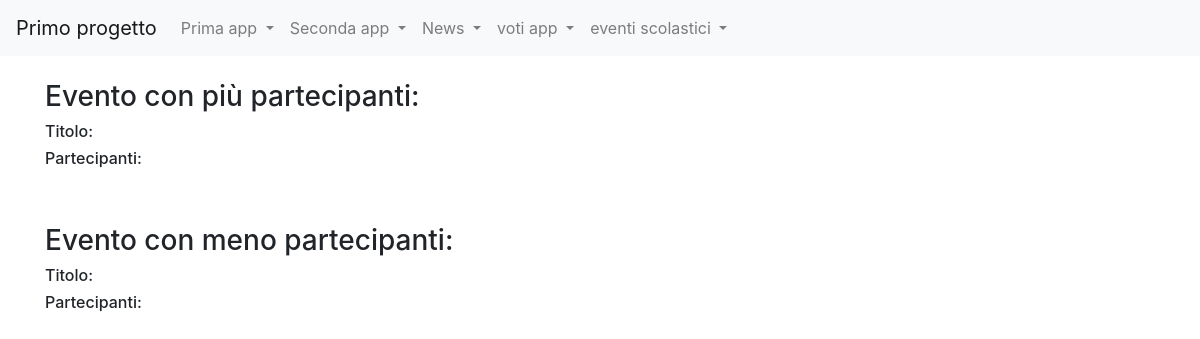
The page /eventi_scolastici/view_d_eventi on the database as committed earlier.
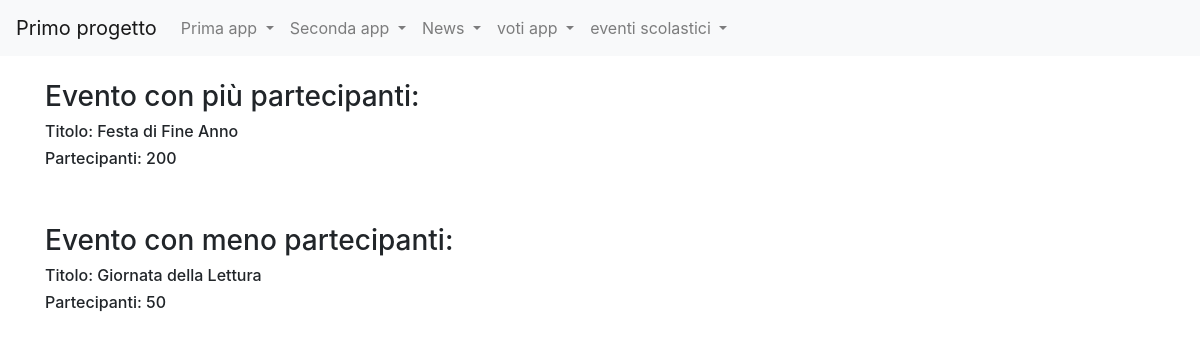
The same page on the database as committed later.
### eventi_scolastici/models.py (models this page shows, shortened)
class Evento(models.Model):
    titolo=models.CharField(max_length=40)
    data=models.DateField(blank=True)
    descrizione=models.TextField()
    partecipanti= models.IntegerField(default=0,blank=True)
    class Meta:
        verbose_name="Evento"
        verbose_name_plural="Eventi"

### eventi_scolastici/views.py (the view)
# urls.py: path("view_d_eventi", views.view_d_eventi, name="view_d_eventi"),
def view_d_eventi(request):
    eventi=Evento.objects.all()
    piu_partecipanti=eventi.order_by('-partecipanti').first()
    meno_partecipanti=eventi.order_by('partecipanti').first()
    return render(request, "view_d_eventi.html", context={
        'piu_partecipanti':piu_partecipanti,
        'meno_partecipanti':meno_partecipanti
    })

### eventi_scolastici/templates/view_d_eventi.html (shortened to what this page needs)
{% extends "base.html"%}
{%block content%}
    <h3>Evento con più partecipanti:</h1>
    <h6>Titolo: {{ piu_partecipanti.titolo }}</h6>
    <h6>Partecipanti: {{ piu_partecipanti.partecipanti }}</h6><br><br>
    <h3>Evento con meno partecipanti:</h1>
        <h6>Titolo: {{ meno_partecipanti.titolo }}</h6>
        <h6>Partecipanti: {{ meno_partecipanti.partecipanti }}</h6>
{%endblock content%}

Rows that differ between the two databases and show on the page:
added Evento: titolo "Festa di Fine Anno", partecipanti "200"
added Evento: titolo "Giornata della Lettura", partecipanti "50"
